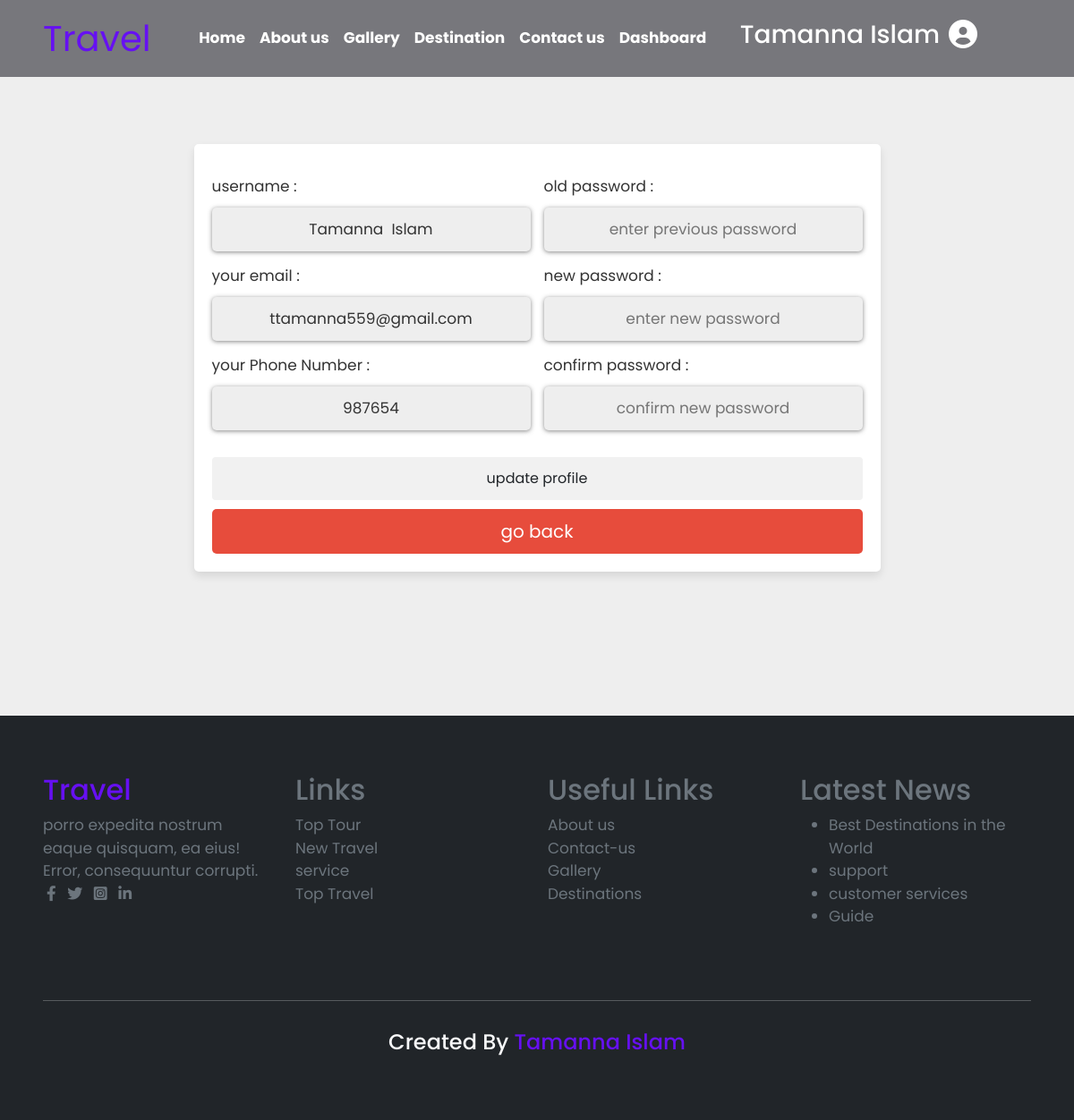
Screenshot of /update_profile.php (signed in) with the database file from the repository.
### tables this page shows
CREATE TABLE `user_form` (
  `id` int(100) NOT NULL,
  `name` varchar(100) NOT NULL,
  `email` varchar(100) NOT NULL,
  `phone` int(100) NOT NULL,
  `password` varchar(1000) NOT NULL
);

### update_profile.php (the view, shortened to what this page needs)
<?php
include 'config.php';
?>
<link rel="stylesheet" href="css/update_profile.css">
<section class="update-profile">
    <?php
    @include 'navbar.php';
    ?>
    <div>
        <?php
      $select = mysqli_query($conn, "SELECT * FROM `user_form` WHERE id = '$user_id'") or die('query failed');
      if(mysqli_num_rows($select) > 0){
         $fetch = mysqli_fetch_assoc($select);
      }
   ?>
        <form action="" method="post">
            <div class="flex">
                <div class="inputBox">
                    <span>username :</span>
                    <input type="text" name="name" value="<?php echo $fetch['name']; ?>" class="box"
                        onclick="myFunction0()" id="name">
                    <span>your email :</span>
                    <input type="email" name="email" value="<?php echo $fetch['email']; ?>" class="box"
                        onclick="myFunction1()" id="email">
                    <span>your Phone Number :</span>
                    <input type="text" name="phone" value="<?php echo $fetch['phone']; ?>" class="box"
                        onclick="myFunction2()" id="phone">
                </div>
                <div class="inputBox ">
                    <span>old password :</span>
                    <input type="password" name="update_pass" placeholder="enter previous password" class="box">
                    <span>new password :</span>
                    <input type="password" name="new_pass" placeholder="enter new password" class="box">
                    <span>confirm password :</span>
                    <input type="password" name="confirm_pass" placeholder="confirm new password" class="box">
                </div>
            </div>
            <input type="submit" value="update profile" name="update_profile" class="btn">
            <a href="index.php" class="delete-btn">go back</a>
        </form>
    </div>
</section>
<?php
    @include 'footer.php';
    ?>

### navbar.php (shortened to what this page needs)
<?php
include 'config.php';
$user_id = $_SESSION['user_id'];
?>
<!DOCTYPE html>
<html lang="en">
<head>
    <link rel="stylesheet" href="https://cdnjs.cloudflare.com/ajax/libs/font-awesome/6.0.0/css/all.min.css"
 />
    <link rel="stylesheet" href="css/bootstrap.min.css">
    <link rel="stylesheet" href="css/home.css">
</head>
<body>
    <section class="Navbar">
        <nav class="navbar navbar-expand-lg navbar fixed-top ">
            <div class="container-fluid px-5">
                <?php
         $select = mysqli_query($conn, "SELECT * FROM `user_form` WHERE id = '$user_id'") or die('query failed');
         if(mysqli_num_rows($select) > 0){
            $fetch = mysqli_fetch_assoc($select);
         }
      ?>
                <a class="navbar-brand fs-1 log " style="color: #6610f2" href="#">Travel</a>
                <div class="collapse navbar-collapse " id="navbarSupportedContent ">
                    <ul class="navbar-nav mx-auto mb-2 mb-lg-0">
                        <li class="nav-item"><a class="nav-link fw-bolder" aria-current="page" href="index.php">Home</a>
                        </li>
                        <li class="nav-item"><a class="nav-link fw-bolder" aria-current="page" href="about.php">About
                                us</a></li>
                        <li class="nav-item"><a class="nav-link fw-bolder " aria-current="page"
                                href="gallery.php">Gallery</a>
                        </li>
                        <li class="nav-item"><a class="nav-link fw-bolder " aria-current="page"
                                href="destination.php">Destination</a></li>
                        <li class="nav-item"><a class="nav-link fw-bolder  " aria-current="page"
                                href="contact.php">Contact
                                us</a></li>
                        <li class="nav-item"><a class="nav-link fw-bolder " aria-current="page"
                                href="dashboard/AddDestination.php">Dashboard</a></li>
                    </ul>
                    <div class="wel_log">
                        <div class="welcome">
                            <h3><?php echo $fetch['name'];?></h3>
                        </div>
                        <div class="dropdown user">
                            <span><i class="fa-solid fa-circle-user fs-2"> </i></span>
                        </div>
                    </div>
                </div>
            </div>
        </nav>
    </section>

### css/update_profile.css (style rules this page uses)
:root { --blue:#3498db; --dark-blue:#2980b9; --red:#e74c3c; --dark-red:#c0392b; --black:#333; --white:#fff; --light-bg:#eee; --box-shadow:0 5px 10px rgba(0,0,0,.1); }
* { font-family: 'Poppins', sans-serif; margin:0; padding:0; box-sizing: border-box; outline: none; border: none; text-decoration: none; }
.btn { width: 100%; border-radius: 5px; padding:10px 30px; color:var(--white); display: block; text-align: center; cursor: pointer; font-size: 20px; margin-top: 10px; }
.btn, .delete-btn { width: 100%; border-radius: 5px; padding:10px 30px; color:var(--white); display: block; text-align: center; cursor: pointer; font-size: 20px; margin-top: 10px; }
.delete-btn { text-decoration: none; background-color: var(--red); }
.update-profile { min-height: 100vh; background-color: var(--light-bg); display: flex; align-items: center; justify-content: center; padding:20px; }
.update-profile form { padding:20px; background-color: var(--white); box-shadow: var(--box-shadow); text-align: center; width: 100%; text-align: center; border-radius: 5px; }
.update-profile form .flex { display: flex; justify-content: space-between; margin-bottom: 20px; gap:15px; }
.update-profile form .flex .inputBox { width: 70%; }
.update-profile form .flex .inputBox span { text-align: left; display: block; margin-top: 15px; font-size: 17px; color:var(--black); }
.update-profile form .flex .inputBox .box { width: 100%; border-radius: 5px; background-color: var(--light-bg); padding:12px 14px; font-size: 17px; color:var(--black); margin-top: 10px; }

### css/home.css (style rules this page uses)
* { box-sizing: border-box; }
body { margin: 0; font-family: 'Arima', cursive; font-size: 17px; }
.btn { border: none; outline: none; padding: 12px 16px; background-color: #f1f1f1; cursor: pointer; }
nav { background: hsla(248, 100%, 2%, 0.5); }
.navbar-nav .nav-link { color: white; }
.user .fa-solid { color: white; padding-right: 60px; }
.dropdown { position: relative; display: inline-block; }
.wel_log { display: flex; color: #fff; }
.welcome { margin-right: 10px; }
.box { color: #fff; background: #312f38; text-align: center; padding: 1.5rem 2rem; box-shadow: 0 1px 5px rgba(104, 104, 104, 0.8);; }
.fa-solid { color: orange; }
html, body { position: relative; height: 100%; }

### rows the page displays
user_form: name "Tamanna Islam", email "ttamanna559@gmail.com", phone "987654"
